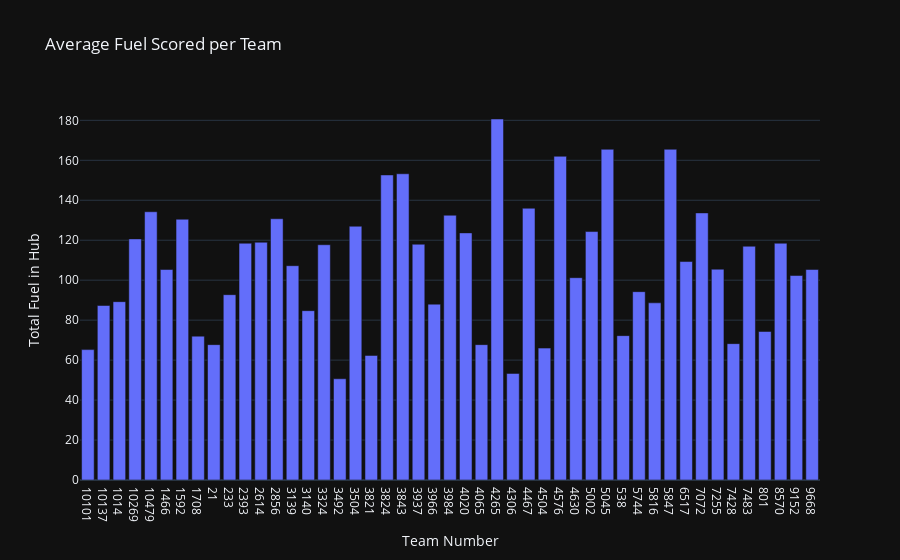

Notebook cell for this chart:
### Code cell
fig = px.bar(avg_overall, y="Total Fuel in Hub", title="Average Fuel Scored per Team")
fig.show()

### Figure 1 — Plotly figure (JSON) as saved in the notebook; plotly's stock layout.template omitted (floating-point values rounded to 4 significant figures)
{"data": [{"hovertemplate": "Team Number=%{x}<br>Total Fuel in Hub=%{y}<extra></extra>", "legendgroup": "", "marker": {"color": "#636efa", "pattern": {"shape": ""}}, "name": "", "orientation": "v", "showlegend": false, "textposition": "auto", "x": ["10101", "10137", "1014", "10269", "10479", "1466", "1592", "1708", "21", "233", "2393", "2614", "2856", "3139", "3140", "3324", "3492", "3504", "3821", "3824", "3843", "3937", "3966", "3984", "4020", "4065", "4265", "4306", "4467", "4504", "4576", "4630", "5002", "5045", "538", "5744", "5816", "5847", "6517", "7072", "7255", "7428", "7483", "801", "8570", "9152", "9668"], "xaxis": "x", "y": [65.25, 87.33, 89.25, 120.7, 134.2, 105.3, 130.5, 72.0, 67.75, 92.75, 118.5, 119.0, 130.8, 107.2, 84.75, 117.8, 50.67, 127.0, 62.33, 152.7, 153.2, 118.0, 88.0, 132.5, 123.7, 67.75, 180.7, 53.33, 136.0, 66.0, 162.0, 101.2, 124.3, 165.5, 72.25, 94.25, 88.67, 165.5, 109.3, 133.7, 105.5, 68.25, 117.0, 74.33, 118.5, 102.3, 105.3], "yaxis": "y", "type": "bar"}], "layout": {"xaxis": {"anchor": "y", "domain": [0.0, 1.0], "title": {"text": "Team Number"}}, "yaxis": {"anchor": "x", "domain": [0.0, 1.0], "title": {"text": "Total Fuel in Hub"}}, "legend": {"tracegroupgap": 0}, "title": {"text": "Average Fuel Scored per Team"}, "barmode": "relative"}}
